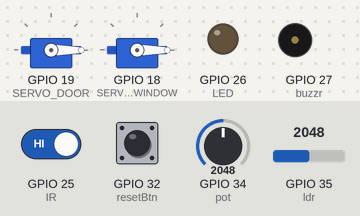
This sketch was run on a simulated ESP32. Shown: 2 × servo, output pins drawn as LEDs (lit = HIGH), buzzer (waves = sounding, pin HIGH). The test bench sets the inputs (shaded band); at power-on: GPIO 35 (ldr) = 2048, GPIO 34 (pot) = 2048, GPIO 25 (IR) HIGH, GPIO 32 (resetBtn) HIGH. What the sketch prints to the serial monitor is not drawn.

Above: at 1.2 s.
1.3 s: GPIO 35 (ldr) set to 1548
2.8 s: GPIO 35 (ldr) set to 1448
At 3.5 s:
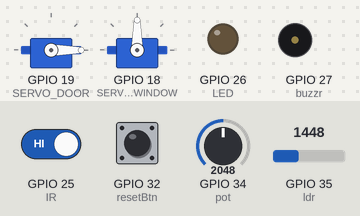
4.3 s: GPIO 34 (pot) set to 1460
At 4.6 s:
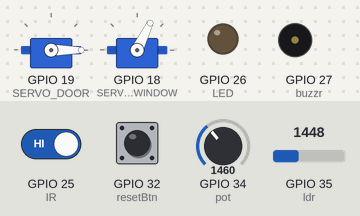
5.8 s: GPIO 25 (IR) driven LOW
At 7.0 s:
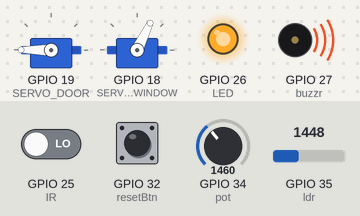
7.3 s: GPIO 34 (pot) set to 1228
At 8.2 s:
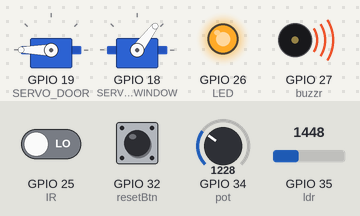
8.8 s: GPIO 25 (IR) driven HIGH
At 9.5 s:
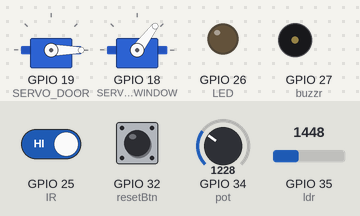
Timing chart, 0 to 11.3 s (numbered marks = the images above; inputs shaded):
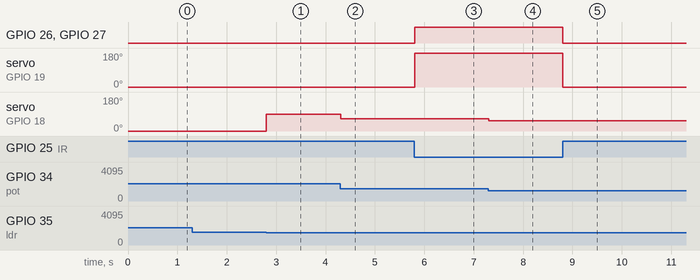

Measured:
- the behaviour switches between 1501 and 1500 on GPIO 35 (ldr) (found by bisection; images 0 and 1)
- after the input at 2.8 s, servo on GPIO 18 (SERVO_WINDOW): 0° → 90° at once
- after the input at 4.3 s, servo on GPIO 18 (SERVO_WINDOW): 90° → 64° at once
- after the input at 5.8 s, GPIO 26 (LED), GPIO 27 (buzzr): LOW → HIGH at once; servo on GPIO 19 (SERVO_DOOR): 0° → 180° at once
- after the input at 7.3 s, servo on GPIO 18 (SERVO_WINDOW): 64° → 53° at once
- after the input at 8.8 s, GPIO 26 (LED), GPIO 27 (buzzr): HIGH → LOW at once; servo on GPIO 19 (SERVO_DOOR): 180° → 0° at once

The sketch:

Smart_Home.ino
```cpp
#include <ESP32Servo.h>

int IR = 25;
int LED = 26;
int SERVO_DOOR = 19;
int SERVO_WINDOW = 18;
int buzzr = 27;
int pot = 34;
int ldr = 35;
int resetBtn = 32;
Servo doorServo; // Create a servo object for the door
Servo windowServo; // Create a servo object for the window
bool resetButtonPressed = false;

void setup()
{
  Serial.begin(115200);
  pinMode(IR, INPUT);
  pinMode(LED, OUTPUT);
  pinMode(buzzr, OUTPUT);
  doorServo.attach(SERVO_DOOR); // Attach the door servo to pin 19
  windowServo.attach(SERVO_WINDOW); // Attach the window servo to pin 18
  pinMode(resetBtn, INPUT_PULLUP); // Setup reset push button as an input with internal pull-up resistor
}

void loop()
{
  int btn_value = digitalRead(resetBtn);
  Serial.println(btn_value);
  if (btn_value == 0 && !resetButtonPressed) { // If the reset push button is pressed
    resetButtonPressed = true; // Set the reset button flag
    doorServo.write(0); // Set the door servo back to 0 degrees
    windowServo.write(0); // Set the window servo back to 0 degrees
    digitalWrite(LED, LOW); // Turn off the LED
    digitalWrite(buzzr, LOW); // Turn off the buzzer
    delay(50000); // Wait for 5 seconds for actions to complete
    Serial.println("System reset complete"); // Print message to Serial monitor
  }
  else if (btn_value == 1 && resetButtonPressed) { // If the reset push button is released
    resetButtonPressed = false; // Reset the reset button flag
  }
  else { // Normal operation
    int value_of_ir = digitalRead(IR);
    Serial.println(value_of_ir);
    if (value_of_ir == 0) {
      digitalWrite(LED, HIGH); // Turn on the LED
      doorServo.write(180); // Turn the door servo to 180 degrees
      digitalWrite(buzzr, HIGH); // Turn on the buzzer
      delay(500); // Wait for 0.5 seconds for the door servo to move and the buzzer to sound
    } else {
      digitalWrite(LED, LOW); // Turn off the LED
      doorServo.write(0); // Turn the door servo back to 0 degrees
      digitalWrite(buzzr, LOW); // Turn off the buzzer
    }

    int ldrValue = analogRead(ldr); // Read the analog value from the LDR
    Serial.println("LDR " + String(ldrValue));
    int potValue = analogRead(pot); // Read the analog value from the potentiometer
    int windowAngleManual = map(potValue, 0, 4095, 0, 180); // Map the potentiometer value to the servo angle range
    Serial.println("Value of Pot " + String(potValue));
    Serial.println("Value of Window " + String(windowAngleManual));
    if (ldrValue > 1500) {
      windowServo.write(0); // Set the window servo angle based on the LDR value
    } else {
      windowServo.write(windowAngleManual); // Set the window servo angle based on the potentiometer value
    }
  }
}
```
